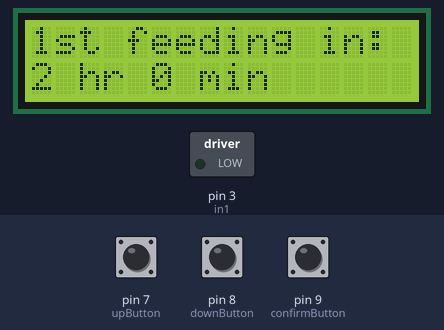
A sketch run on a simulated Arduino Uno, built with avr-gcc and run on an emulated ATmega328P. On the bench: 16×2 character LCD, switched loads named in the sketch (green lamp = pin HIGH). Inputs (shaded band) come from the test bench; at power-on: pin 7 (upButton) LOW, pin 8 (downButton) LOW, pin 9 (confirmButton) HIGH. Random numbers use the default seed unless the sketch sets one.

Above: at 0.22 s.
At 0.68 s:
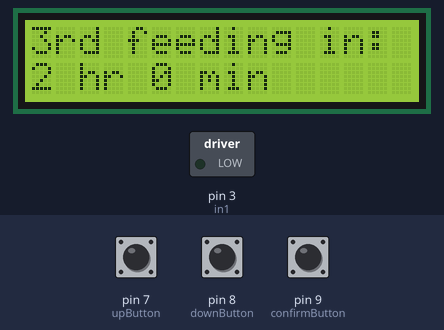
Timing chart, 0 to 31.1 s (numbered marks = the images above):
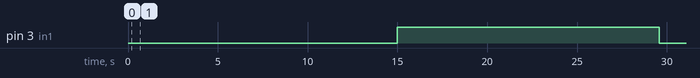

Measured:
- by itself, pin 3 (in1): LOW → HIGH at 15.0 s, → LOW 14.6 s later

The sketch:

Final_code.ino
```cpp
#include <LiquidCrystal_I2C.h> //LCD display
#include <LowPower.h> //Low Power mode
#include <Wire.h>
#define led_pin 12

const int upButton = 7; //pin for button that increases time
const int downButton = 8; //pin for button that decreases time
const int confirmButton = 9; //pin for button that confirms feeding time
const int in1 = 3; //pin for output to motor drive
int minutes = 0; //minutes until next feeding
int hr = 0; //hours until next feeding
int upButtonState = 0;
int downButtonState = 0;
int confirmState = 0;
int lastUpButtonState = 0;
int lastDownButtonState = 0;
int lastConfirmState = 0;
int outputSec; //total seconds to next feeding
int timeOne; //time until first feeding
int timeTwo; //time between first and second feeding
int timeThree; //time between second and third feeding
int randInt1; //random time for first feeding if needed
int randInt2;
int randInt3;
int voltage;
int analogPin = A0;

LiquidCrystal_I2C lcd (0x27, 16, 2); //defines 16x2 LCD screen at location 0x27)

void setup() {
  // put your setup code here, to run once:
  randomSeed(1); //seed to synchronize feeders in same enclosure
  pinMode(in1, OUTPUT); //output voltages for motor
  lcd.begin(); //initialize LCD
  lcd.backlight();
  pinMode(upButton, INPUT); //set button pins to digital inputs
  pinMode(downButton, INPUT);
  pinMode(confirmButton, INPUT);
  randInt1 = random(15000, 45000); //set random time intervals if needed
  randInt2 = random(20000, 60000);
  randInt3 = random(20000, 60000);
}

int Schedule(int dispensal) {
  upButtonState = 0; //set all initial button states to 0 (off)
  downButtonState = 0;
  lastUpButtonState = 0;
  lastDownButtonState = 0;
  confirmState = 0;
  lastConfirmState = 0;
  upButtonState = digitalRead(upButton); //read all button states to detect changes
  downButtonState = digitalRead(downButton);
  confirmState = digitalRead(confirmButton);
  outputSec = 0;
  hr = 2; //default time
  minutes = 0;
  String output = "";
  if (dispensal == 1) {
    output = "1st feeding in: ";
  }
  if (dispensal == 2) {
    output = "2nd feeding in: ";
  }
  if (dispensal == 3) {
    output = "3rd feeding in: ";
  }
  lcd.setCursor(0, 0);
  lcd.print(output);
  confirmState = 0;
  //if confirm state button is untouched, keep allowing time to be changed
  while (confirmState == 0) {
    upButtonState = 0;
    downButtonState = 0;
    lastUpButtonState = 0;
    lastDownButtonState = 0;
    upButtonState = digitalRead(upButton);
    downButtonState = digitalRead(downButton);
    lcd.setCursor(0, 1);
    lcd.print(String(hr) + " hr " + String(minutes) + " min ");
    //if change in down button, decrease time
    if (downButtonState != lastDownButtonState) {
      minutes -= 15;
      lastDownButtonState = downButtonState;
      if (minutes == -15) {
        minutes = 45;
        hr--;
     }
    }
    //if change in up button, increase time
    if (upButtonState != lastUpButtonState) {
      minutes += 15;
      lastUpButtonState = upButtonState;
      if (minutes == 60) {
        minutes = 0;
        hr++;
     }
    }
    lcd.setCursor(0, 1);
    if (hr < 0 || minutes < 0) {
      lcd.print("Random          ");
    }
    else {
      lcd.print(String(hr) + " hr " + String(minutes) + " min  ");
    }
    delay(200);
    confirmState = digitalRead(confirmButton);
  }
  if (hr >= 0 && minutes >= 0) {
    outputSec = hr * 3600 + minutes * 60;
  }
  return outputSec;
}

void TurnMotor(int delayTime, int numTurn){
//while motor is not running, Arduino is Low Power to decrease energy consumption
  for(int x; x < int(delayTime/1000); x++){
    LowPower.powerDown(SLEEP_1S, ADC_OFF, BOD_OFF);
  }
  delay(delayTime);
  digitalWrite(in1, HIGH);//turn motor on
  delay(14584); //time needed to turn 90 degrees
  digitalWrite(in1, LOW); //turn motor off
  if(numTurn == 3) {
    digitalWrite(in1, HIGH);
    delay(58336);
    digitalWrite(in1, LOW);
  }
}
void loop() {
  int sensorValue = analogRead(analogPin);
  float voltage = sensorValue * (5.00 / 1023.00);
  if (voltage < 4.5) {
    digitalWrite(led_pin, HIGH);//if the voltage is below 4.5 V, light turns on
  }
  timeOne = Schedule(1); //convert seconds to milliseconds
  timeTwo = Schedule(2);
  timeThree = Schedule(3);
  lcd.noBacklight(); //turn LCD off after times are confirmed
  lcd.noDisplay();
  if (timeOne < 0) {
    timeOne = randInt1;
  }
  if (timeTwo < 0) {
    timeTwo = randInt2;
  }
  if (timeThree < 0) {
    timeThree = randInt3;
  }
  TurnMotor(timeOne, 1);
  TurnMotor(timeTwo, 2);
  TurnMotor(timeThree, 3);
  LowPower.powerDown(SLEEP_FOREVER, ADC_OFF, BOD_OFF); //Arduino is in Low Power until turned off
}
```
